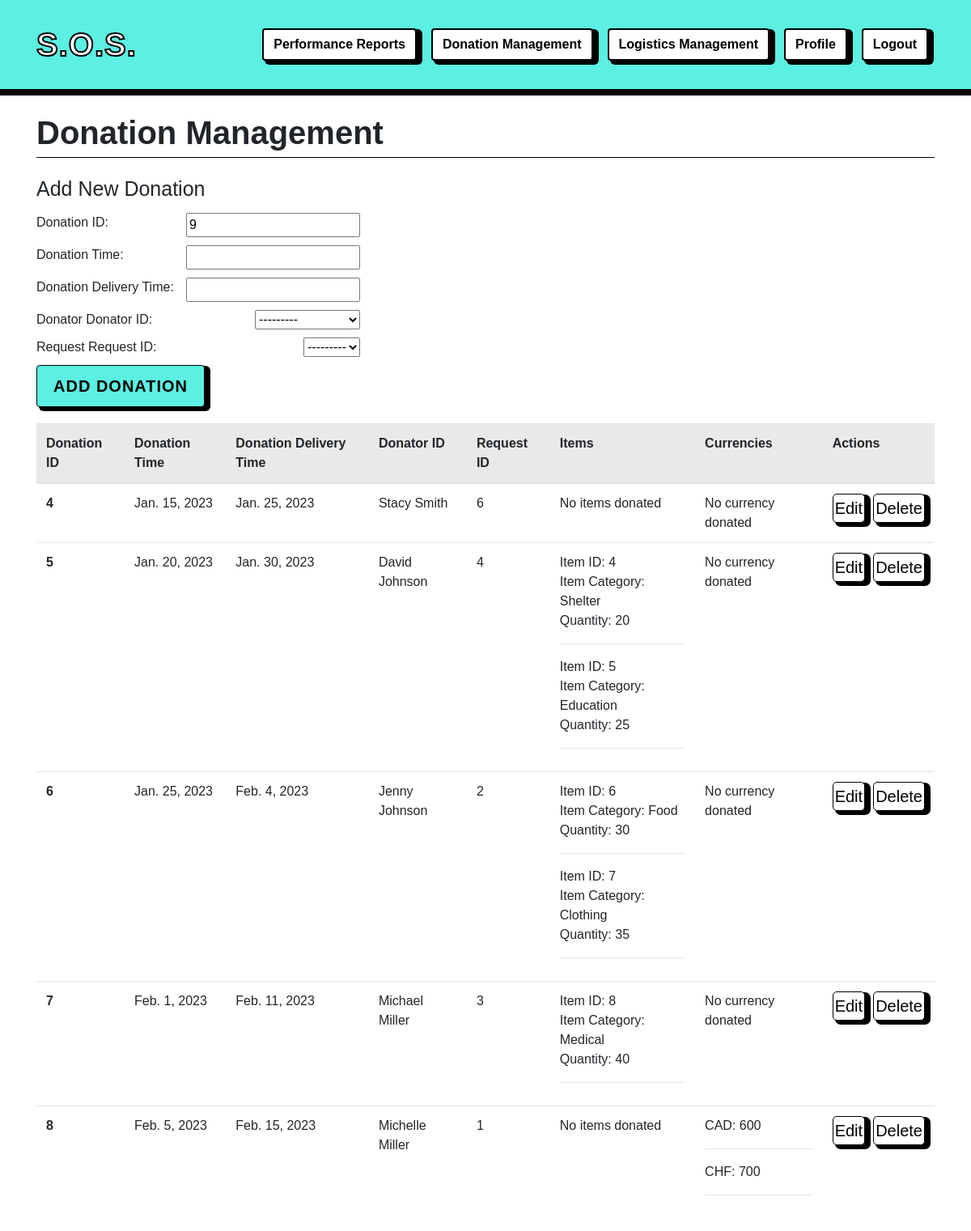
The page /myapp/donations/ (signed in) on the database its author committed.
### myapp/models.py (models this page shows, shortened)
class Donation(models.Model):
    DonationID = models.IntegerField(primary_key=True)
    DonationTime = models.DateField(null=True)
    DonationDeliveryTime = models.DateField(null=True)
    Donator_DonatorID = models.ForeignKey(Donator, on_delete=models.CASCADE, null=True)
    Request_RequestID = models.ForeignKey(Request, on_delete=models.CASCADE, null=True)

class Donator(models.Model):
    DonatorID = models.IntegerField(primary_key=True)
    Name = models.CharField(max_length=225, null=True)
    Surname = models.CharField(max_length=225, null=True)
    Phone = models.CharField(max_length=45, null=True)
    def __str__(self):
        return f"{self.Name} {self.Surname}"

class Request(models.Model):
    RequestID = models.IntegerField(primary_key=True)
    RequestTime = models.DateField(null=True)
    CurrentStatus = models.CharField(max_length=45, null=True)
    DeliveryTime = models.DateField(null=True)
    Victim_RequesterID = models.ForeignKey(Victim, on_delete=models.CASCADE, null=True)
    def __str__(self):
        return str(self.RequestID)

class Donation_has_Items(models.Model):
    Donation_DonationID = models.ForeignKey(Donation, on_delete=models.CASCADE, null=True)
    Items_ItemID = models.ForeignKey(Items, on_delete=models.CASCADE, null=True)
    Quantity = models.IntegerField(null=True)

class Items(models.Model):
    ItemID = models.IntegerField(primary_key=True)
    ItemCategory = models.CharField(max_length=45, null=True)
    Amount = models.IntegerField(null=True)

class Donation_has_Currency(models.Model):
    Donation_DonationID = models.ForeignKey(Donation, on_delete=models.CASCADE, null=True)
    Currency_CurrencyType = models.ForeignKey(Currency, on_delete=models.CASCADE, null=True)
    Amount = models.IntegerField(null=True)

class Currency(models.Model):
    CurrencyType = models.CharField(max_length=45, primary_key=True)
    ExchangeRate = models.DecimalField(max_digits=10, decimal_places=2, null=True)
    def __str__(self):
        return self.CurrencyType

### myapp/views.py (the view)
# urls.py: path('donations/', views.donation_list_view, name='donations'),
def donation_list_view(request):
    donations = Donation.objects.all()
    if request.method == 'POST':
        form = DonationForm(request.POST)
        if form.is_valid():
            form.save()
            return redirect('donations')  # assuming this is the name of your view
    else:
        form = DonationForm()
    max_donation_id = Donation.objects.aggregate(Max('DonationID'))['DonationID__max']
    new_donation_id = max_donation_id + 1 if max_donation_id else 1
    form.fields['DonationID'].initial = new_donation_id
    context = {'donations': donations, 'form': form }
    return render(request, 'donations_list.html', context)

### myapp/forms.py
class DonationForm(forms.ModelForm):
    class Meta:
        model = Donation
        fields = ['DonationID', 'DonationTime', 'DonationDeliveryTime', 'DonationTime', 'Donator_DonatorID', 'Request_RequestID']

### myapp/templates/donations_list.html (shortened to what this page needs)
{% extends 'main.html' %} {% block content %}
<div
    style="
        font-size: 40px;
        margin-top: 10px;
        font-weight: bold;
        margin-bottom: 20px;
        border-bottom: 1px solid black;
    "
>
    Donation Management
</div>
<div style="font-size: 25px; margin-bottom: 10px">Add New Donation</div>
<form method="POST">
    <div
        style="
            display: flex;
            max-width: 400px;
            flex-direction: column;
            gap: 10px;
        "
    >
        <div style="display: flex; justify-content: space-between">
            <div style="display: flex">Donation ID:</div>
            <div style="display: flex">{{ form.DonationID }}</div>
        </div>
        <div style="display: flex; justify-content: space-between">
            <div style="display: flex">Donation Time:</div>
            <div style="display: flex">{{ form.DonationTime }}</div>
        </div>
        <div style="display: flex; justify-content: space-between">
            <div style="display: flex">Donation Delivery Time:</div>
            <div style="display: flex">{{ form.DonationDeliveryTime }}</div>
        </div>
        <div style="display: flex; justify-content: space-between">
            <div style="display: flex">Donator Donator ID:</div>
            <div style="display: flex; justify-self: center">
                {{ form.Donator_DonatorID }}
            </div>
        </div>
        <div style="display: flex; justify-content: space-between">
            <div style="display: flex">Request Request ID:</div>
            <div style="display: flex">{{ form.Request_RequestID }}</div>
        </div>
    </div>
    <button
        style="
            margin-top: 10px;
            margin-bottom: 20px;
            box-shadow: 5px 3px 0px 2px black;
            background-color: #5bf0e1;
            border-color: #000000;
            color: black;
            font-size: 20px;
            font-family: sans-serif;
            font-weight: bold;
        "
        type="submit"
        class="btn btn-primary"
    >
        Add Donation
    </button>
</form>
<table class="table">
    <thead>
        <tr style="background-color: rgb(233, 233, 233)">
            <th scope="col" style="text-align: start; vertical-align: top">
                Donation ID
            </th>
            <th scope="col" style="text-align: start; vertical-align: top">
                Donation Time
            </th>
            <th scope="col" style="text-align: start; vertical-align: top">
                Donation Delivery Time
            </th>
            <th scope="col" style="text-align: start; vertical-align: top">
                Donator ID
            </th>
            <th scope="col" style="text-align: start; vertical-align: top">
                Request ID
            </th>
            <th scope="col" style="text-align: start; vertical-align: top">
                Items
            </th>
            <th scope="col" style="text-align: start; vertical-align: top">
                Currencies
            </th>
            <th scope="col" style="text-align: start; vertical-align: top">
                Actions
            </th>
        </tr>
    </thead>
    <tbody>
        {% for donation in donations %}
        <tr>
            <td style="font-weight: bold">{{ donation.DonationID }}</td>
            <td>{{ donation.DonationTime }}</td>
            <td>{{ donation.DonationDeliveryTime }}</td>
            <td>{{ donation.Donator_DonatorID }}</td>
            <td>{{ donation.Request_RequestID }}</td>
            <td>
                {% for donation_item in donation.donation_has_items_set.all %}
                Item ID: {{ donation_item.Items_ItemID.ItemID }} <br />
                Item Category: {{ donation_item.Items_ItemID.ItemCategory }}
                <br />
                Quantity: {{ donation_item.Quantity }} <br />
                <hr />
                {% empty %} No items donated {% endfor %}
            </td>
            <td>
                {% for currency in donation.donation_has_currency_set.all %}
                {{currency.Currency_CurrencyType }}: {{ currency.Amount }}<br />
                <hr />
                {% empty %} No currency donated {% endfor %}
            </td>
            <td>
                <div style="display: flex; flex-direction: row; gap: 10px">
                    <a
                        style="
                            font-size: 20px;
                            box-shadow: 5px 3px 0px 2px black;
                            padding: 2px;
                            border-radius: 5px;
                            display: flex;
                            background-color: white;
                            border: 1px solid #000000;
                            color: #000000;
                        "
                        href="{% url 'donation_edit' pk=donation.pk %}"
                        >Edit</a
                    >
                    <a
                        style="
                            display: flex;
                            box-shadow: 5px 3px 0px 2px black;
                            font-size: 20px;
                            padding: 2px;
                            border-radius: 5px;
                            background-color: white;
                            border: 1px solid #000000;
                            color: #000000;
                        "
                        href="{% url 'donation_delete' pk=donation.pk %}"
                        >Delete</a
                    >
                </div>
            </td>
        </tr>
        {% endfor %}
    </tbody>
</table>
{% endblock %}

### myapp/static/myapp/styles.css (style rules this page uses)
.btn-primary { background-color: #007bff; border-color: #007bff; color: #fff; padding: 10px 20px; letter-spacing: 1px; text-transform: uppercase; transition: transform 0.3s ease; }

### rows shown on the page
Donation: DonationID "4", DonationTime "Jan. 15, 2023", DonationDeliveryTime "Jan. 25, 2023", Donator_DonatorID "Stacy Smith", Request_RequestID "6"
Donation: DonationID "5", DonationTime "Jan. 20, 2023", DonationDeliveryTime "Jan. 30, 2023", Donator_DonatorID "David Johnson", Request_RequestID "4"
Donation_has_Items: Items_ItemID.ItemID "4", Items_ItemID.ItemCategory "Shelter", Quantity "20"
Donation_has_Items: Items_ItemID.ItemID "5", Items_ItemID.ItemCategory "Education", Quantity "25"
Donation: DonationID "6", DonationTime "Jan. 25, 2023", DonationDeliveryTime "Feb. 4, 2023", Donator_DonatorID "Jenny Johnson", Request_RequestID "2"
Donation_has_Items: Items_ItemID.ItemID "6", Items_ItemID.ItemCategory "Food", Quantity "30"
Donation_has_Items: Items_ItemID.ItemID "7", Items_ItemID.ItemCategory "Clothing", Quantity "35"
Donation: DonationID "7", DonationTime "Feb. 1, 2023", DonationDeliveryTime "Feb. 11, 2023", Donator_DonatorID "Michael Miller", Request_RequestID "3"
Donation_has_Items: Items_ItemID.ItemID "8", Items_ItemID.ItemCategory "Medical", Quantity "40"
Donation: DonationID "8", DonationTime "Feb. 5, 2023", DonationDeliveryTime "Feb. 15, 2023", Donator_DonatorID "Michelle Miller", Request_RequestID "1"
Donation_has_Currency: Currency_CurrencyType "CAD", Amount "600"
Donation_has_Currency: Currency_CurrencyType "CHF", Amount "700"
